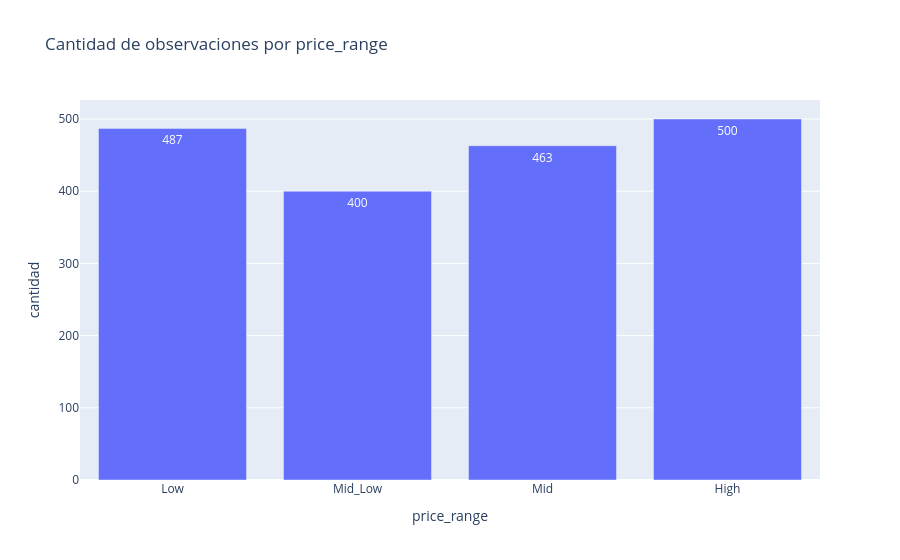

Source (notebook cell):
### Code cell
import plotly.express as px

conteo = df['price_range'].value_counts().reset_index()
conteo.columns = ['price_range', 'cantidad']

# Gráfico de barras
fig = px.bar(conteo, x='price_range', y='cantidad',
             text='cantidad',
             category_orders={'price_range': ['Low', 'Mid_Low', 'Mid', 'High']},
             title='Cantidad de observaciones por price_range')
fig.show()

### Figure 1 — Plotly figure (JSON) as saved in the notebook; plotly's stock layout.template omitted (floating-point values rounded to 4 significant figures)
{"data": [{"hovertemplate": "price_range=%{x}<br>cantidad=%{text}<extra></extra>", "legendgroup": "", "marker": {"color": "#636efa", "pattern": {"shape": ""}}, "name": "", "orientation": "v", "showlegend": false, "text": [500.0, 487.0, 463.0, 400.0], "textposition": "auto", "type": "bar", "x": ["High", "Low", "Mid", "Mid_Low"], "xaxis": "x", "y": [500, 487, 463, 400], "yaxis": "y"}], "layout": {"barmode": "relative", "legend": {"tracegroupgap": 0}, "title": {"text": "Cantidad de observaciones por price_range"}, "xaxis": {"anchor": "y", "categoryarray": ["Low", "Mid_Low", "Mid", "High"], "categoryorder": "array", "domain": [0, 1], "title": {"text": "price_range"}}, "yaxis": {"anchor": "x", "domain": [0, 1], "title": {"text": "cantidad"}}}}
